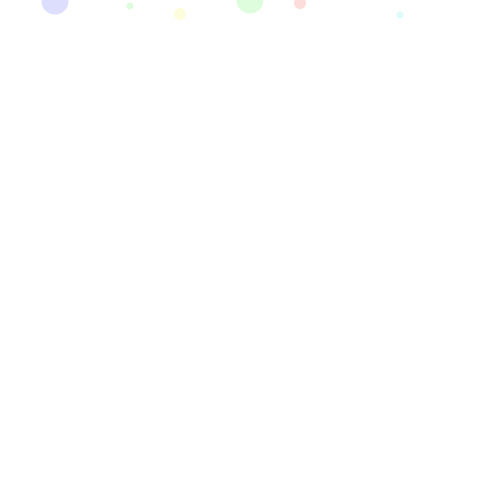
Frame 1 (no input)
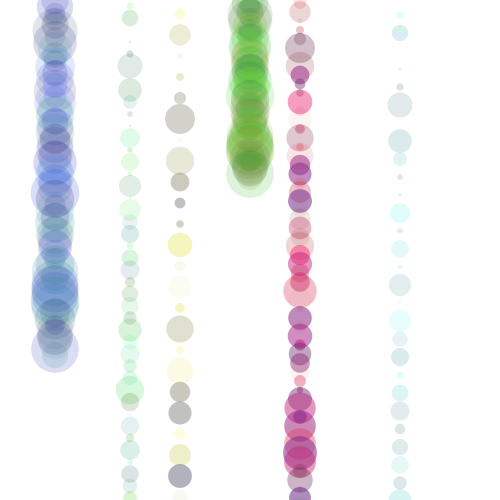
Frame 60 (the mouse pressed at the canvas centre just before this capture)
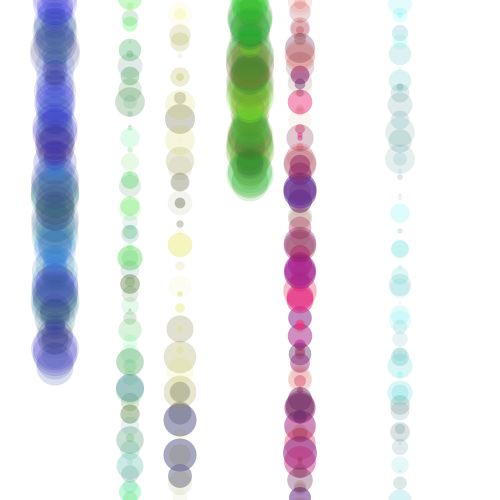
Frame 120 (the mouse held since frame 60 and released just before this capture)

The Processing sketch that drew these frames (run headless with seeded random() and noise(); from frame 60 on, the mouse is pressed at the canvas centre):

// Processing sketch: processing_52617
// ── processing_52617.pde

int h=0;
float t=1;
float r=100;
float g=150;
float b=200;
float diam=20;


void setup(){
  rectMode(CENTER);
  ellipseMode(CENTER);
  size(500,500);
  background(255);
 
  frameRate(10);
}
  
  void draw(){
    smooth();
    r=random(25,50);
    g=random(5,150);
    b=random(90,250);
    diam=random(20,50);
    fill(g,b,r,r);
    noStroke();
    ellipse(width/2,h,diam,diam);
    h=h+1;
      
      
       fill(b,r,g,g);
    noStroke();
    ellipse(300,h*3,diam-15,diam-15);
    h=h+1;
      
        fill(b,b,g,g);
    noStroke();
    ellipse(180,h*7,diam-15,diam-15);
    h=h+1;
      
      fill(r,g,b,r);
    noStroke();
    ellipse(55,t,diam,diam);
    t=t+2;
    
     fill(r,b,g,r);
    noStroke();
    ellipse(130,t*2,diam-20,diam-20);
    t=t+2;
    
    fill(r,b,b,r);
    noStroke();
    ellipse(400,t*3,diam-20,diam-20);
    t=t+2;
   
   if(mousePressed){
     
        fill(g,b,r,r);
    noStroke();
    ellipse(width/2,h,diam,diam);
    h=h-3;
      
      
       fill(b,r,g,g);
    noStroke();
    ellipse(300,h*3,diam-15,diam-15);
    h=h-3;
      
        fill(b,b,g,g);
    noStroke();
    ellipse(180,h*7,diam-15,diam-15);
    h=h-6;
      
      fill(r,g,b,r);
    noStroke();
    ellipse(55,t,diam,diam);
    t=t-4;
    
     fill(r,b,g,r);
    noStroke();
    ellipse(130,t*2,diam-20,diam-20);
    t=t-7;
    
    fill(r,b,b,r);
    noStroke();
    ellipse(400,t*3,diam-20,diam-20);
    t=t-8;
    
     
   
  }
  }
    
    
    
    
    

  
  
